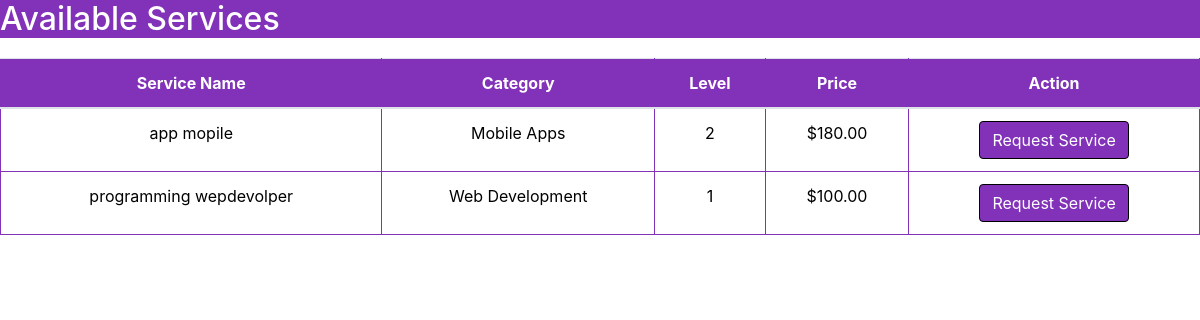
The app's page /home/services/service_list/ with its own data.
### services/models.py (models this page shows)
class Service(models.Model):
    SERVICE_CHOICES = [
        ('web_development', 'Web Development'),
        ('mobile_app', 'Mobile Apps'),
        ('desktop_app', 'Desktop Apps'),
        ('ai_model', 'AI Model Programming'),
        ('data_analysis', 'Data Analysis'),
        ('scripts', 'Scripts'),
        ('web_scraping', 'Web Scraping and Data Collection'),
        ('subscription', 'Subscription System with Company'),
    ]
    level = models.PositiveIntegerField()
    name = models.CharField(max_length=100)
    category = models.CharField(max_length=50, choices=SERVICE_CHOICES)
    price = models.DecimalField(max_digits=10, decimal_places=2)

### services/views.py (the view)
# urls.py: path('service_list/', service_list, name='service_list'),
def service_list(request):
    services = Service.objects.all().order_by('category', 'level')
    return render(request, 'services/service_list.html', {'services': services})

### services/templates/services/service_list.html (shortened to what this page needs)
<!DOCTYPE html>
<html lang="en">
    <head>
        <link href="https://stackpath.bootstrapcdn.com/bootstrap/4.5.2/css/bootstrap.min.css" rel="stylesheet">
<h2 style="background-color: #8132b9; color:#fff;">Available Services</h2>
<table class="table" style="color: black;">
    <thead>
        <tr style="color: #fff;">
            <th>Service Name</th>
            <th>Category</th>
            <th>Level</th>
            <th>Price</th>
            <th>Action</th>
        </tr>
    </thead>
    <tbody>
        {% for service in services %}
        <tr style="color: black;">
            <td>{{ service.name }}</td>
            <td>{{ service.get_category_display }}</td>
            <td>{{ service.level }}</td>
            <td>${{ service.price }}</td>
            <td>
                <a href="{% url 'services:request_service' service.id %}" class="btn btn-primary" style="color: #fff;">Request Service</a>
            </td>
        </tr>
        {% endfor %}
    </tbody>
</table>

### services/templates/services/service_list.html (style rules this page uses)
table { border-collapse: collapse; width: 100%; margin-top: 20px; }
th, td { border: 1px solid #8132b9; padding: 10px; text-align: center; }
th { background-color: #8132b9; }
.btn { background-color: #8132b9; color: black; border: 1px solid black; }

### records on screen
Service: name "app mopile", category "Mobile Apps", level "2", price "180.00"
Service: name "programming wepdevolper", category "Web Development", level "1", price "100.00"
